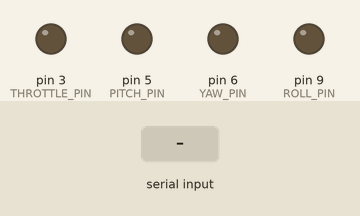
Recording of a sketch running on a simulated Arduino Uno, built with avr-gcc and run on an emulated ATmega328P. On the bench: output pins drawn as LEDs (lit = HIGH). Inputs (shaded band) come from the test bench.

Above: at 1.2 s.
1.3 s: "90,45,200,10,150,30\n" received over Serial
At 2.5 s:
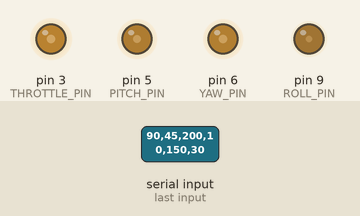
2.8 s: "30,150,10,200,45,90\n" received over Serial
At 3.8 s:
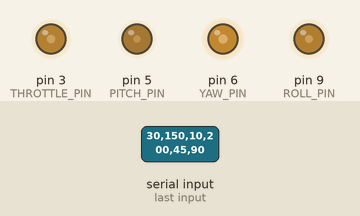
Timing chart, 0 to 5.8 s (numbered marks = the images above; inputs shaded):
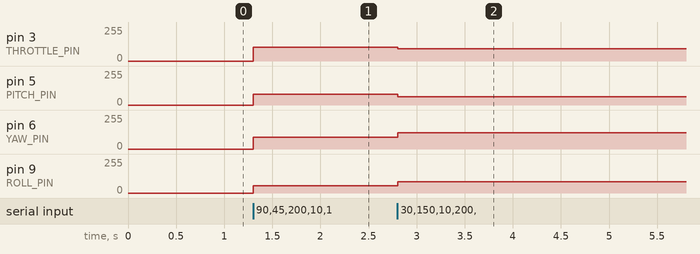

Measured:
- after the input at 1.3 s, pin 3 (THROTTLE_PIN): 0/255 → 102/255 at once; pin 5 (PITCH_PIN): 0/255 → 80/255 at once; pin 6 (YAW_PIN): 0/255 → 88/255 at once; pin 9 (ROLL_PIN): 0/255 → 53/255 at once
- after the input at 2.8 s, pin 3 (THROTTLE_PIN): 102/255 → 92/255 at once; pin 5 (PITCH_PIN): 80/255 → 61/255 at once; pin 6 (YAW_PIN): 88/255 → 121/255 at once; pin 9 (ROLL_PIN): 53/255 → 86/255 at once

The sketch:

CX10_Arduino.ino
```cpp
#define THROTTLE_PIN 3
#define PITCH_PIN 5
#define YAW_PIN 6
#define ROLL_PIN 9
#define LBUTTON_PIN 10
#define RBUTTON_PIN 11
#define MAX_OUT 174
#define MIN_OUT 0
#define MAX_IN 500
#define MIN_IN -500

int throttleValue;
int pitchValue;
int rollValue;
int yawValue;
byte leftbuttonValue;
byte rightbuttonValue;

void setup() {
  Serial.begin(115200);
  pinMode(THROTTLE_PIN, OUTPUT);
  pinMode(PITCH_PIN, OUTPUT);
  pinMode(YAW_PIN, OUTPUT);
  pinMode(ROLL_PIN, OUTPUT);
  pinMode(LBUTTON_PIN, INPUT);
  pinMode(RBUTTON_PIN, INPUT);
  digitalWrite(LBUTTON_PIN, LOW);
  digitalWrite(RBUTTON_PIN, LOW);
}

void loop() {

  // If there's any serial data available, read it
  while (Serial.available() > 0) {

    // Look through the serial string and pull out our values
    throttleValue = map(Serial.parseInt(), MIN_IN, MAX_IN, MIN_OUT, MAX_OUT);
    pitchValue = map(Serial.parseInt(), MIN_IN, MAX_IN, MAX_OUT, MIN_OUT);
    rollValue = map(Serial.parseInt(), MIN_IN, MAX_IN, MAX_OUT, MIN_OUT);
    yawValue = map(Serial.parseInt(), MIN_IN, MAX_IN, MIN_OUT, MAX_OUT);
    leftbuttonValue = Serial.parseInt();
    rightbuttonValue = Serial.parseInt();

    // Look for the newline. That's the end of the
    // sentence. Write out what we know.
    if (Serial.read() == '\n') {
      analogWrite(THROTTLE_PIN, throttleValue);
      analogWrite(PITCH_PIN, pitchValue);
      analogWrite(ROLL_PIN, rollValue);
      analogWrite(YAW_PIN, yawValue);

      if (leftbuttonValue == 1) {
        pinMode(LBUTTON_PIN, OUTPUT);
      }
      else {
        pinMode(LBUTTON_PIN, INPUT);
      }

      if (rightbuttonValue == 1) {
        pinMode(RBUTTON_PIN, OUTPUT);
      }
      else {
        pinMode(RBUTTON_PIN, INPUT);
      }

    }
  }
}
```
